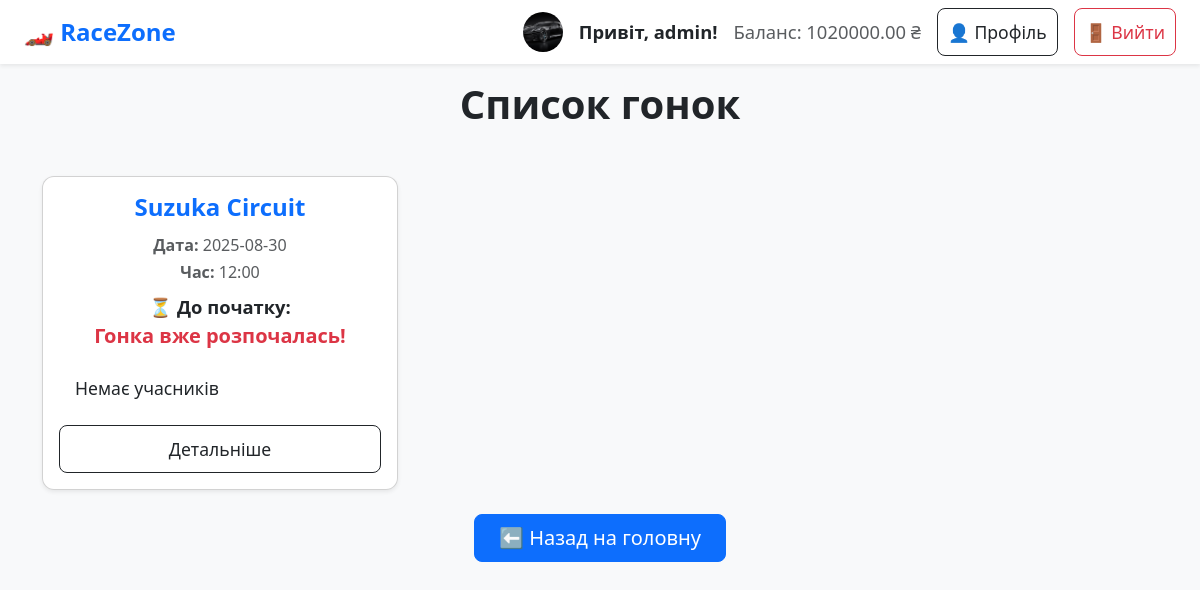
Page /races/ (signed in) on the committed database.
### races/models.py (models this page shows, shortened)
class CustomUser(AbstractUser):
    balance = models.DecimalField(max_digits=10, decimal_places=2, default=0.00)
    profile_image = models.ImageField(upload_to='profile_images/', default='default.png')

class Race(models.Model):
    title = models.CharField(max_length=50)
    route_id = models.ForeignKey(Route, on_delete=models.CASCADE)
    winner = models.ForeignKey(Racer, on_delete=models.SET_NULL, null=True, blank=True)
    date_time = models.DateTimeField()
    participants = models.ManyToManyField(
        Racer,
        through='RaceEntry',
        related_name='races'
    )
    def is_finished(self):
        return self.winner is not None

### races/views.py (the view)
# urls.py: path('races/', views.races_view, name='races'),
def races_view(request):
    races = Race.objects.all().order_by('-date_time')
    races_data = []
    for race_item in races:
        entries = RaceEntry.objects.filter(race=race_item).select_related('driver', 'car')
        races_data.append({
            'race': race_item,
            'entries': entries
        })
    return render(request, 'races_list.html', {'races_data': races_data})

### races/templates/races_list.html (shortened to what this page needs)
<!DOCTYPE html>
{%load static%}
<html>
<head>
    <link href="https://cdn.jsdelivr.net/npm/bootstrap@5.3.3/dist/css/bootstrap.min.css" rel="stylesheet">
    <link rel="stylesheet" href="{%static 'styles/style.css'%}">
</head>
<body class="bg-light">
{% include "partials/header.html" %}
<h1>Список гонок</h1>
<div class="container my-5">
    <div class="row row-cols-1 row-cols-md-2 row-cols-lg-3 g-4">
        {% for item in races_data %}
        {% if not item.race.is_finished %}
        <div class="col">
            <div class="card h-100 shadow-sm position-relative overflow-hidden">
                <div class="card-content p-3 d-flex flex-column justify-content-between h-100">
                    <div class="mb-3 text-center">
                        <h5 class="card-title fw-bold text-primary">{{ item.race.title }}</h5>
                        <div class="text-muted">
                            <small><strong>Дата:</strong> {{ item.race.date_time|date:"Y-m-d" }}</small><br>
                            <small><strong>Час:</strong> {{ item.race.date_time|time:"H:i" }}</small><br>
                        </div>
                        <div class="text-dark fw-semibold mt-2">
                            ⏳ До початку:
                            <div id="timer-{{ item.race.id }}" class="text-danger fs-5">Завантаження...</div>
                        </div>
                    </div>
                    <ul class="list-group list-group-flush mb-3">
                        {% for entry in item.entries %}
                        <li class="list-group-item d-flex align-items-center gap-2">
                            <img src="{{ entry.driver.img.url }}" alt="Driver" style="width: 30px; height: 30px; object-fit: cover; border-radius: 50%;">
                            <span>{{ entry.driver.name }}</span> —
                            <img src="{{ entry.car.img.url }}" alt="Car" style="width: 30px; height: 30px; object-fit: cover; border-radius: 4px;">
                            <span>{{ entry.car.title }}</span>
                        </li>
                        {% empty %}
                        <li class="list-group-item">Немає учасників</li>
                        {% endfor %}
                    </ul>
                    <a href="/race/?id={{ item.race.id }}" class="btn btn-outline-dark w-100">Детальніше</a>
                </div>
            </div>
        </div>
        {% endif %}
        {% endfor %}
    </div>
    <div class="text-center mt-4">
        <a href="/" class="btn btn-primary fs-5 px-4 py-2">⬅️ Назад на головну</a>
    </div>
</div>

### races/templates/partials/header.html
<nav class="navbar navbar-expand-lg navbar-light bg-white shadow-sm mb-4 fixed-top">
    <div class="container-fluid px-4">
        <a class="navbar-brand fs-4 fw-bold text-primary" href="/">🏎️ RaceZone</a>
        <div class="ms-auto d-flex align-items-center gap-3">
            {% if request.user.is_authenticated %}
            {% if request.user.profile_image %}
            <img src="{{ request.user.profile_image.url }}" alt="Фото" width="40" height="40" class="rounded-circle"
                 style="object-fit: cover;">
            {% endif %}
            <span class="text-dark fw-semibold">Привіт, {{ request.user.username }}!</span>
            <span class="text-muted">Баланс: {{ request.user.balance }} ₴</span>
            <a href="{% url 'profile' %}" class="btn btn-outline-dark">👤 Профіль</a>
            <a href="{% url 'logout' %}" class="btn btn-outline-danger">🚪 Вийти</a>
            {% else %}
            <a href="{% url 'login' %}" class="btn btn-outline-primary">🔐 Вхід</a>
            <a href="{% url 'register' %}" class="btn btn-outline-success">📝 Реєстрація</a>
            {% endif %}
        </div>
    </div>
</nav>

### races/static/styles/style.css (style rules this page uses)
h1 { text-align:center }

### races/templates/races_list.html (style rules this page uses)
body { background-color: #f0f4f8; padding-top: 80px; font-size: 1.15rem; }
.card { position: relative; background-color: rgba(255, 255, 255, 0.95); border-radius: 12px; overflow: hidden; box-shadow: 0 4px 8px rgba(0,0,0,0.1); }
.card-content { position: relative; z-index: 2; }
.card-title { font-size: 1.5rem; font-weight: bold; }
.list-group-item { font-size: 1.1rem; background-color: transparent; border: none; }
.btn { font-size: 1.1rem; padding: 10px; border-radius: 8px; }
h1 { font-size: 2.5rem; font-weight: bold; }

### rows in the picture
CustomUser: user.profile_image (picture), user.username "admin", user.balance "1020000.00"
Race: race "Suzuka Circuit", race.date_time "2025-08-30", race.date_time "12:00"
